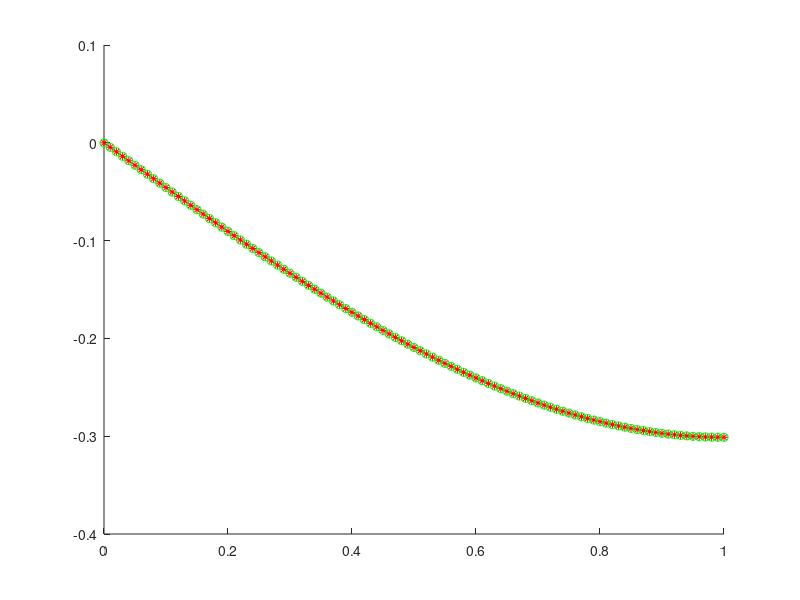
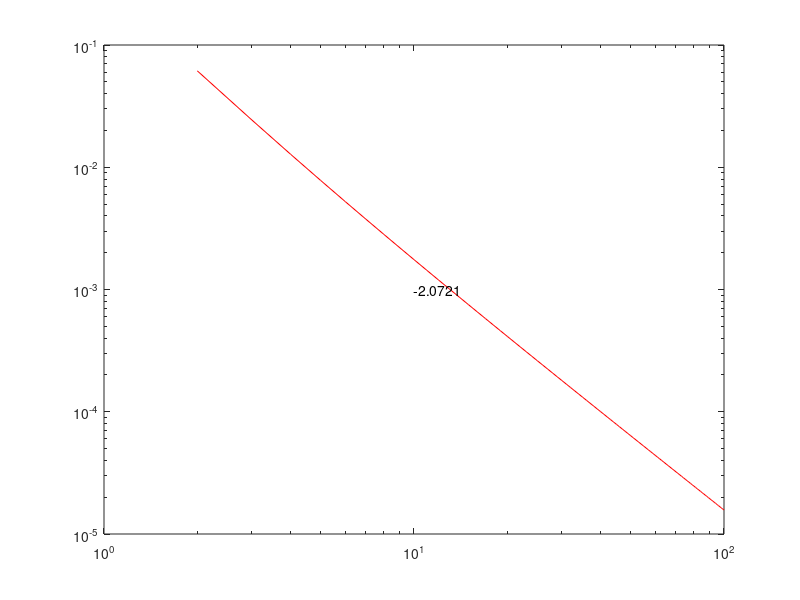

The MATLAB source for these figures, in order:
%Finite difference method for heat transfer in a uniform bar
close all
clear all

%Preallocate
Size=100;
InfNormError = zeros(Size-1,1);

%Define non-changing geometry
LBar = 1;           %Length of bar
Forcing = 1;        %Heat flux on bar

Mode = 2; %1 for normal operation, 2 to examine error

for N=2:Size
if Mode==1
    N=Size;
end
%Geometry
NNodes = N+1;       %number of nodes
DeltaX = LBar/N;    %size of step
X = 0:DeltaX:LBar;  %Nodal locations

%Set up matrices
A = zeros(NNodes, NNodes);
F = zeros(NNodes,1);

%Populate with problem specific equations/values
for(i = 2:(NNodes-1))
    A(i,i) = -2;
    A(i,i-1) = 1;
    A(i,i+1) = 1;
    switch Mode
        case 1
            F(i) = 1;
        case 2
            F(i) = sin(X(i));
    end
end

A = (1./DeltaX^2).*A;

%Boundary conditions
%x=0
A(1, 1) = 1;
F(1) = 0;       %Set T=0
%x=LBar
A(NNodes, NNodes) = 3/(2*DeltaX);       %-
A(NNodes, NNodes-1) = -4/(2*DeltaX);    %Apply back difference for df/dx
A(NNodes, NNodes-2) = 1/(2*DeltaX);     %-
F(NNodes) = 0;  %Set dT/dx=0

%Solve 
Solution = A\F;
switch Mode
    case 1
        Exact = (0.5*(X.^2))-X;
    case 2
        Exact = cos(1)*X - sin(X);
end
Exact = Exact';

if Mode==1
    break
end

%Examine inf-norm error
InfNormError(N-1)=max(abs(Exact-Solution));
end

%Plot results
figure(1)
%plot(X, X*0,'-o')
hold on
plot(X, Solution, '-*r')
temp = plot(X, Exact, 'o');
set(temp,'Color','green')

%Plot error, find slope of loglog curve
if Mode==2
    figure(2)
    N = 2:Size;
    N=N';
    loglog(N,InfNormError, '-r')
    loglogfit = polyfit(log(N),log(InfNormError),1);
    text(10,0.001,num2str(loglogfit(1)))
end

